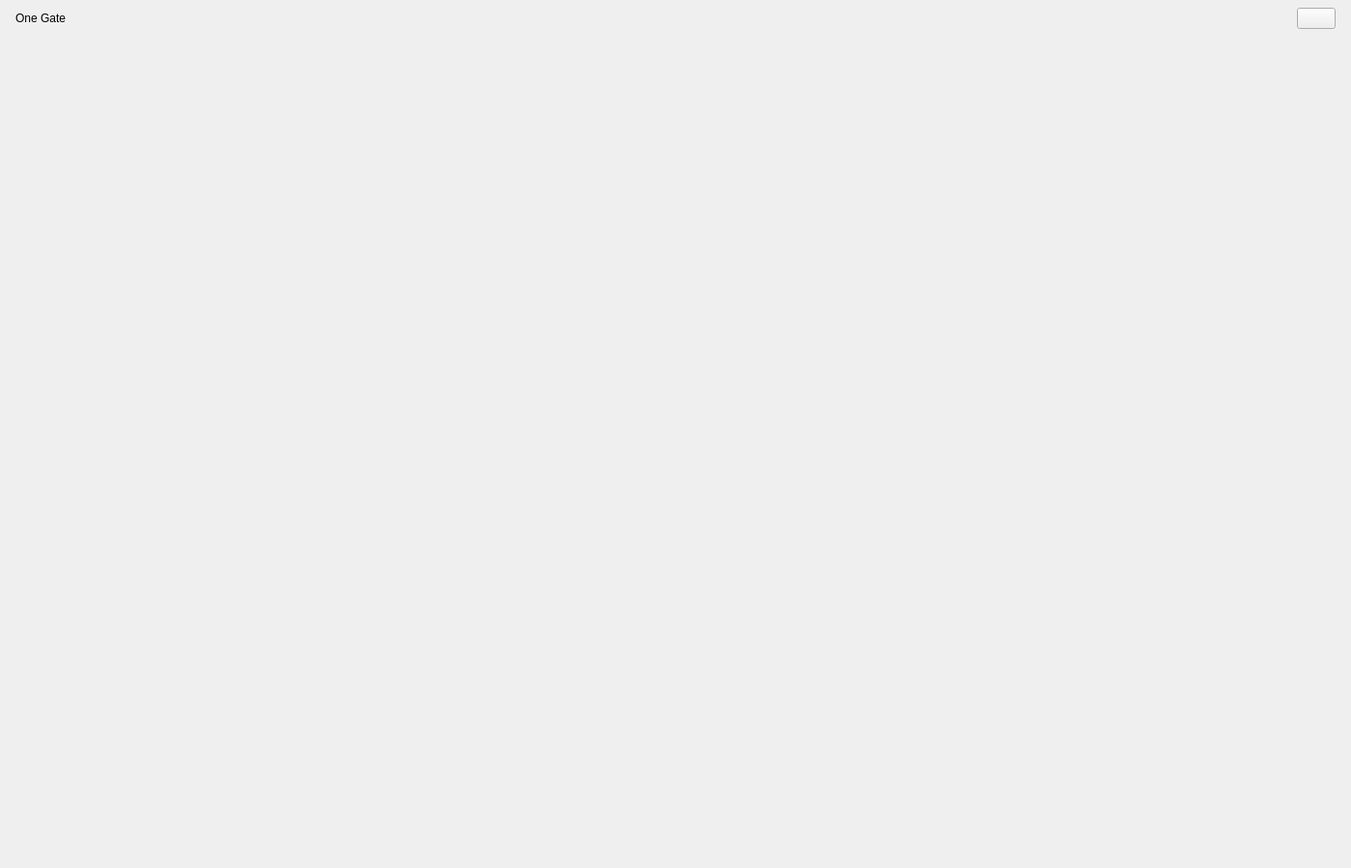
<?xml version="1.0" encoding="UTF-8"?>
<ui version="4.0">
 <class>OneGateWindow</class>
 <widget class="QMainWindow" name="oneGateWindow">
  <property name="geometry">
   <rect>
    <x>0</x>
    <y>0</y>
    <width>1400</width>
    <height>900</height>
   </rect>
  </property>
  <property name="windowTitle">
   <string>One Gate</string>
  </property>
  <widget class="QWidget" name="oneGateRoot">
   <layout class="QVBoxLayout" name="rootLayout">
    <property name="leftMargin"><number>0</number></property>
    <property name="topMargin"><number>0</number></property>
    <property name="rightMargin"><number>0</number></property>
    <property name="bottomMargin"><number>0</number></property>
    <property name="spacing"><number>0</number></property>
    <item>
     <widget class="QWidget" name="navBar" native="true">
      <layout class="QHBoxLayout" name="navLayout">
       <property name="leftMargin"><number>16</number></property>
       <property name="topMargin"><number>8</number></property>
       <property name="rightMargin"><number>16</number></property>
       <property name="bottomMargin"><number>8</number></property>
       <item>
        <widget class="QLabel" name="brandLbl">
         <property name="text">
          <string>One Gate</string>
         </property>
        </widget>
       </item>
       <item>
        <spacer name="brandGap">
         <property name="orientation">
          <enum>Qt::Orientation::Horizontal</enum>
         </property>
         <property name="sizeType">
          <enum>QSizePolicy::Policy::Fixed</enum>
         </property>
         <property name="sizeHint" stdset="0">
          <size>
           <width>24</width>
           <height>20</height>
          </size>
         </property>
        </spacer>
       </item>
       <!-- nav 按鈕由 app.py 按 PAGE_KEYS / NAV_DIRECT registry 填（加頁 = 改 registry，唔使改 .ui） -->
       <item>
        <layout class="QHBoxLayout" name="navSlot"/>
       </item>
       <item>
        <layout class="QHBoxLayout" name="menuSlot"/>
       </item>
       <item>
        <spacer name="navStretch">
         <property name="orientation">
          <enum>Qt::Orientation::Horizontal</enum>
         </property>
         <property name="sizeType">
          <enum>QSizePolicy::Policy::Expanding</enum>
         </property>
         <property name="sizeHint" stdset="0">
          <size>
           <width>40</width>
           <height>20</height>
          </size>
         </property>
        </spacer>
       </item>
       <item>
        <layout class="QHBoxLayout" name="langSlot"/>
       </item>
       <item>
        <widget class="QPushButton" name="theme_btn">
         <property name="text">
          <string/>
         </property>
        </widget>
       </item>
      </layout>
     </widget>
    </item>
    <item>
     <widget class="QStackedWidget" name="page_stack">
      <property name="sizePolicy">
       <sizepolicy hsizetype="Expanding" vsizetype="Expanding">
        <horstretch>0</horstretch>
        <verstretch>0</verstretch>
       </sizepolicy>
      </property>
     </widget>
    </item>
   </layout>
  </widget>
 </widget>
 <resources/>
 <connections/>
</ui>
